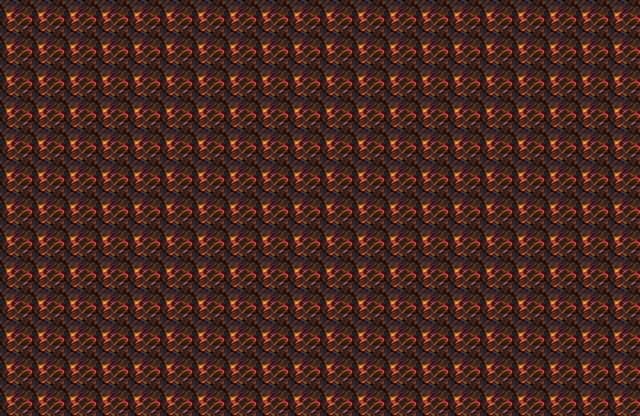

Below is a game level as drawn by its tile map, then a one-line description and the .tmx that defines it (tile-layer data replaced by summaries):
An orthogonal 20x13 tile map with 32x32 px tiles, 2 tile layers (Tile Layer 1, Objects).

<map version="1.2" tiledversion="1.2.4" orientation="orthogonal" renderorder="right-down" width="20" height="13" tilewidth="32" tileheight="32" infinite="0" nextlayerid="3" nextobjectid="1">
 <tileset firstgid="1" source="tileset.tsx" />
 <layer id="1" name="Tile Layer 1" width="20" height="13">
  <data>[260 cells, 260 non-empty, 1 distinct tile ids]</data>
 </layer>
 <layer id="2" name="Objects" width="20" height="13">
  <data>[260 cells, 0 non-empty, 0 distinct tile ids]</data>
 </layer>
</map>
